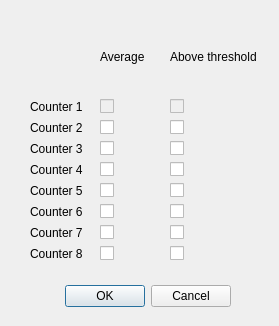
<?xml version="1.0" encoding="UTF-8"?>
<ui version="4.0">
 <class>DisplayCounterDialog</class>
 <widget class="QDialog" name="DisplayCounterDialog">
  <property name="geometry">
   <rect>
    <x>0</x>
    <y>0</y>
    <width>279</width>
    <height>326</height>
   </rect>
  </property>
  <property name="windowTitle">
   <string>Counters to display</string>
  </property>
  <widget class="QDialogButtonBox" name="buttonBox">
   <property name="geometry">
    <rect>
     <x>50</x>
     <y>280</y>
     <width>181</width>
     <height>32</height>
    </rect>
   </property>
   <property name="orientation">
    <enum>Qt::Horizontal</enum>
   </property>
   <property name="standardButtons">
    <set>QDialogButtonBox::Cancel|QDialogButtonBox::Ok</set>
   </property>
  </widget>
  <widget class="QWidget" name="gridLayoutWidget">
   <property name="geometry">
    <rect>
     <x>30</x>
     <y>20</y>
     <width>227</width>
     <height>241</height>
    </rect>
   </property>
   <layout class="QGridLayout" name="gridLayout">
    <item row="1" column="0">
     <widget class="QLabel" name="label">
      <property name="text">
       <string>Counter 1</string>
      </property>
     </widget>
    </item>
    <item row="2" column="0">
     <widget class="QLabel" name="label_2">
      <property name="text">
       <string>Counter 2</string>
      </property>
     </widget>
    </item>
    <item row="3" column="0">
     <widget class="QLabel" name="label_3">
      <property name="text">
       <string>Counter 3</string>
      </property>
     </widget>
    </item>
    <item row="4" column="0">
     <widget class="QLabel" name="label_4">
      <property name="text">
       <string>Counter 4</string>
      </property>
     </widget>
    </item>
    <item row="5" column="0">
     <widget class="QLabel" name="label_5">
      <property name="text">
       <string>Counter 5</string>
      </property>
     </widget>
    </item>
    <item row="6" column="0">
     <widget class="QLabel" name="label_6">
      <property name="text">
       <string>Counter 6</string>
      </property>
     </widget>
    </item>
    <item row="7" column="0">
     <widget class="QLabel" name="label_7">
      <property name="text">
       <string>Counter 7</string>
      </property>
     </widget>
    </item>
    <item row="8" column="0">
     <widget class="QLabel" name="label_8">
      <property name="text">
       <string>Counter 8</string>
      </property>
     </widget>
    </item>
    <item row="0" column="0">
     <widget class="QLabel" name="label_9">
      <property name="text">
       <string/>
      </property>
     </widget>
    </item>
    <item row="0" column="1">
     <widget class="QLabel" name="label_10">
      <property name="text">
       <string>Average</string>
      </property>
     </widget>
    </item>
    <item row="0" column="2">
     <widget class="QLabel" name="label_11">
      <property name="text">
       <string>Above threshold</string>
      </property>
     </widget>
    </item>
    <item row="1" column="1">
     <widget class="QCheckBox" name="cntav1">
      <property name="enabled">
       <bool>false</bool>
      </property>
      <property name="text">
       <string/>
      </property>
     </widget>
    </item>
    <item row="2" column="1">
     <widget class="QCheckBox" name="cntav2">
      <property name="text">
       <string/>
      </property>
     </widget>
    </item>
    <item row="3" column="1">
     <widget class="QCheckBox" name="cntav3">
      <property name="text">
       <string/>
      </property>
     </widget>
    </item>
    <item row="4" column="1">
     <widget class="QCheckBox" name="cntav4">
      <property name="text">
       <string/>
      </property>
     </widget>
    </item>
    <item row="5" column="1">
     <widget class="QCheckBox" name="cntav5">
      <property name="text">
       <string/>
      </property>
     </widget>
    </item>
    <item row="6" column="1">
     <widget class="QCheckBox" name="cntav6">
      <property name="text">
       <string/>
      </property>
     </widget>
    </item>
    <item row="7" column="1">
     <widget class="QCheckBox" name="cntav7">
      <property name="text">
       <string/>
      </property>
     </widget>
    </item>
    <item row="8" column="1">
     <widget class="QCheckBox" name="cntav8">
      <property name="text">
       <string/>
      </property>
     </widget>
    </item>
    <item row="1" column="2">
     <widget class="QCheckBox" name="cntth1">
      <property name="enabled">
       <bool>false</bool>
      </property>
      <property name="text">
       <string/>
      </property>
     </widget>
    </item>
    <item row="2" column="2">
     <widget class="QCheckBox" name="cntth2">
      <property name="text">
       <string/>
      </property>
     </widget>
    </item>
    <item row="3" column="2">
     <widget class="QCheckBox" name="cntth3">
      <property name="text">
       <string/>
      </property>
     </widget>
    </item>
    <item row="4" column="2">
     <widget class="QCheckBox" name="cntth4">
      <property name="text">
       <string/>
      </property>
     </widget>
    </item>
    <item row="5" column="2">
     <widget class="QCheckBox" name="cntth5">
      <property name="text">
       <string/>
      </property>
     </widget>
    </item>
    <item row="6" column="2">
     <widget class="QCheckBox" name="cntth6">
      <property name="text">
       <string/>
      </property>
     </widget>
    </item>
    <item row="7" column="2">
     <widget class="QCheckBox" name="cntth7">
      <property name="text">
       <string/>
      </property>
     </widget>
    </item>
    <item row="8" column="2">
     <widget class="QCheckBox" name="cntth8">
      <property name="text">
       <string/>
      </property>
     </widget>
    </item>
   </layout>
  </widget>
 </widget>
 <resources/>
 <connections>
  <connection>
   <sender>buttonBox</sender>
   <signal>accepted()</signal>
   <receiver>DisplayCounterDialog</receiver>
   <slot>accept()</slot>
   <hints>
    <hint type="sourcelabel">
     <x>248</x>
     <y>254</y>
    </hint>
    <hint type="destinationlabel">
     <x>157</x>
     <y>274</y>
    </hint>
   </hints>
  </connection>
  <connection>
   <sender>buttonBox</sender>
   <signal>rejected()</signal>
   <receiver>DisplayCounterDialog</receiver>
   <slot>reject()</slot>
   <hints>
    <hint type="sourcelabel">
     <x>316</x>
     <y>260</y>
    </hint>
    <hint type="destinationlabel">
     <x>286</x>
     <y>274</y>
    </hint>
   </hints>
  </connection>
 </connections>
</ui>
